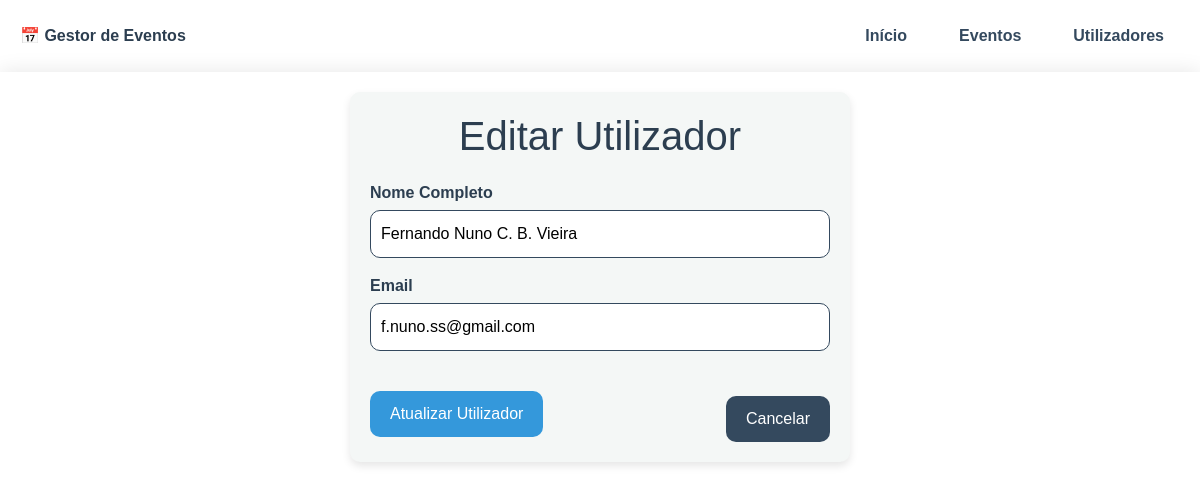
/editar_utilizador/1, run on the app's committed database.
### models.py (models this page shows)
class Utilizador(db.Model):
    id = db.Column(db.Integer, primary_key=True)
    nome_completo = db.Column(db.String(100), nullable=False)
    email = db.Column(db.String(100), unique=True, nullable=False)

### routes.py (the view, shortened to what this page needs)
@bp.route('/editar_utilizador/<int:id>', methods=['GET', 'POST'])
def editar_utilizador(id):
    utilizador = Utilizador.query.get_or_404(id)
    return render_template('editar_utilizador.html', utilizador=utilizador)

### templates/editar_utilizador.html (shortened to what this page needs)
{% extends "base.html" %}
{% block content %}
<div class="editar-utilizador-container">
    <div class="editar-utilizador-header">
        <h1>Editar Utilizador</h1>
    </div>
    <form method="POST" class="editar-utilizador-form">
        <div class="form-group">
            <label for="nome_completo">Nome Completo</label>
            <input type="text" id="nome_completo" name="nome_completo" value="{{ utilizador.nome_completo }}" required placeholder="Digite o nome completo do utilizador">
        </div>
        <div class="form-group">
            <label for="email">Email</label>
            <input type="email" id="email" name="email" value="{{ utilizador.email }}" required placeholder="Digite o email do utilizador">
        </div>
        <div class="form-actions">
            <button type="submit" class="btn-submit">Atualizar Utilizador</button>
            <a href="{{ url_for('main.utilizadores') }}" class="btn-cancel">Cancelar</a>
        </div>
    </form>
</div>
{% endblock %}

### templates/editar_utilizador.html (style rules this page uses)
.editar-utilizador-container { max-width: 500px; margin: 0 auto; padding: 20px; background-color: var(--background-light); border-radius: var(--border-radius); box-shadow: var(--box-shadow); }
.editar-utilizador-header { text-align: center; margin-bottom: 20px; }
.editar-utilizador-form { display: flex; flex-direction: column; }
.form-group { margin-bottom: 15px; }
.form-group label { display: block; margin-bottom: 5px; color: var(--text-dark); font-weight: bold; }
.form-group input { width: 100%; padding: 10px; border: 1px solid var(--text-light); border-radius: var(--border-radius); }
.btn-submit { background-color: var(--primary-color); color: white; padding: 10px 20px; border: none; border-radius: var(--border-radius); cursor: pointer; transition: background-color 0.3s ease; }
.btn-cancel { background-color: var(--text-light); color: white; padding: 10px 20px; border: none; border-radius: var(--border-radius); text-decoration: none; display: inline-block; margin-top: 10px; text-align: center; }
.form-actions { display: flex; justify-content: space-between; align-items: center; margin-top: 20px; }

### data on the page
Utilizador: nome_completo "Fernando Nuno C. B. Vieira", email "f.nuno.ss@gmail.com"
